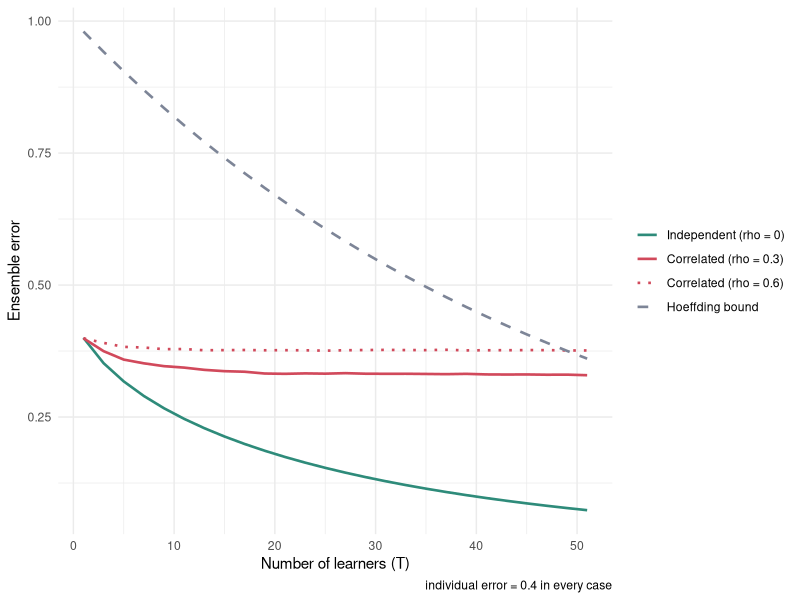
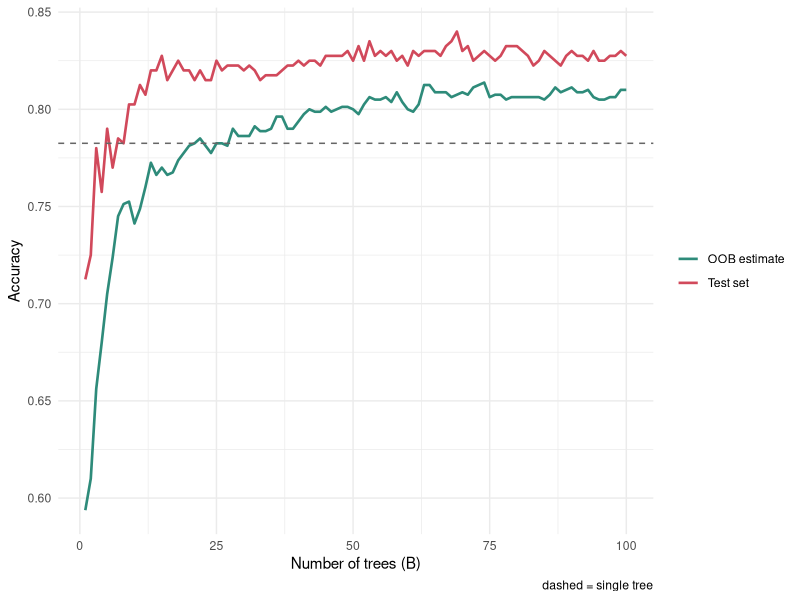
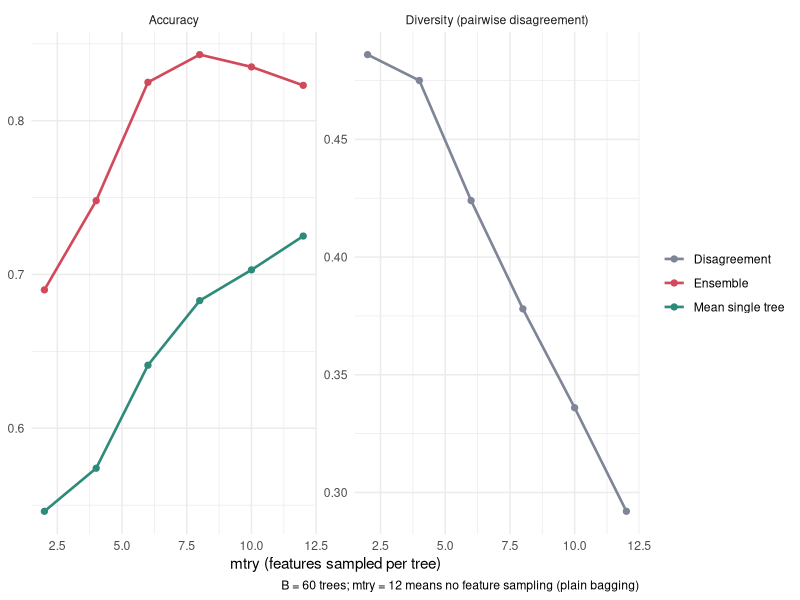
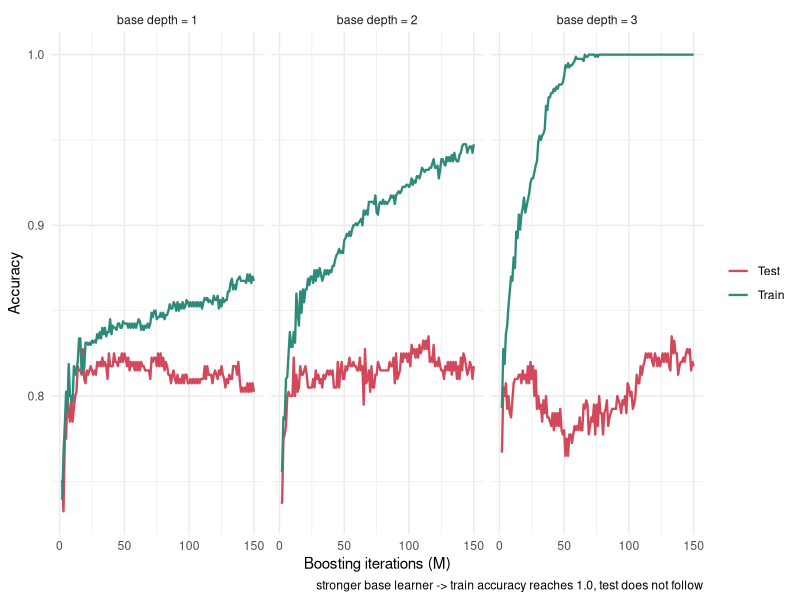
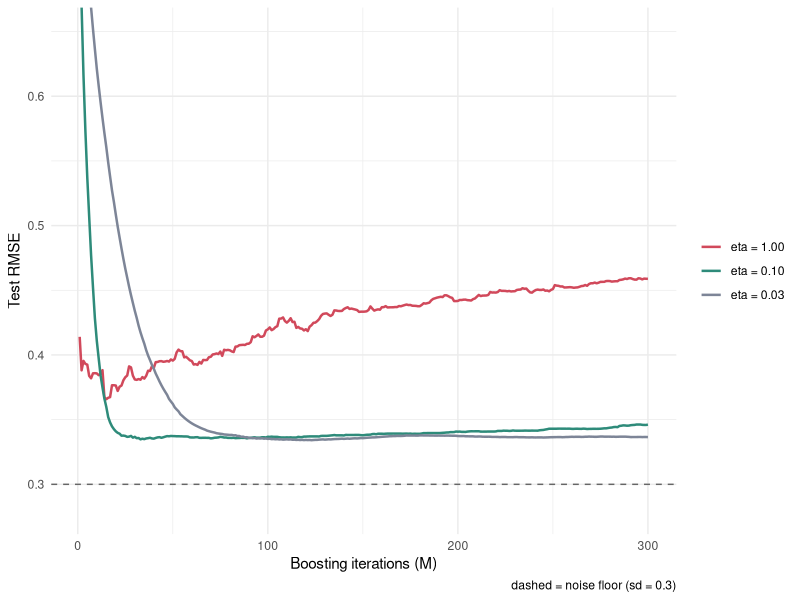

Write R code to recreate these figures, in order.
## ---- chunk 1
#| eval: true
#| fig-width: 6.5
#| fig-height: 3.6
#| message: false
library(ggplot2)

Ts <- seq(1, 51, by = 2); eps <- 0.4

# 독립일 때: 다수결이 틀릴 확률 = Binomial 꼬리확률
indep <- pbinom(floor(Ts / 2), Ts, 1 - eps)
bound <- exp(-0.5 * Ts * (1 - 2 * eps)^2)          # Hoeffding 상한

# 상관이 있을 때: 공통 성분 u를 공유하는 잠재변수로 모의실험
sim_rho <- function(T_, eps, rho, R = 20000, seed = 1) {
  set.seed(seed); thr <- qnorm(eps)
  u   <- matrix(rnorm(R), R, T_)                    # 모든 학습기가 공유하는 오차
  lat <- sqrt(rho) * u + sqrt(1 - rho) * matrix(rnorm(R * T_), R, T_)
  mean(rowSums(lat < thr) > T_ / 2)                 # 과반이 틀린 비율
}

lvl <- c("Independent (rho = 0)", "Correlated (rho = 0.3)",
         "Correlated (rho = 0.6)", "Hoeffding bound")
curves <- rbind(
  data.frame(T = Ts, error = indep,                         kind = lvl[1]),
  data.frame(T = Ts, error = sapply(Ts, sim_rho, eps, 0.3), kind = lvl[2]),
  data.frame(T = Ts, error = sapply(Ts, sim_rho, eps, 0.6), kind = lvl[3]),
  data.frame(T = Ts, error = bound,                         kind = lvl[4])
)
curves$kind <- factor(curves$kind, levels = lvl)

ggplot(curves, aes(T, error, colour = kind, linetype = kind)) +
  geom_line(linewidth = .9) +
  scale_colour_manual(values  = setNames(c("#2e8b7a", "#d1495b", "#d1495b", "#7d8597"), lvl)) +
  scale_linetype_manual(values = setNames(c(1, 1, 3, 2), lvl)) +
  labs(x = "Number of learners (T)", y = "Ensemble error",
       colour = NULL, linetype = NULL,
       caption = "individual error = 0.4 in every case") +
  theme_minimal()
## ---- chunk 2
#| eval: true
#| message: false
library(rpart)

set.seed(2026)
n <- 1200
X <- matrix(rnorm(n * 12), n)
colnames(X) <- c(paste0("x", 1:4), paste0("z", 1:8))
lp  <- 2.2*X[,1] + 1.1*X[,2] + 1.0*X[,3] + 0.9*X[,4]
dat <- as.data.frame(X)
dat$y <- factor(rbinom(n, 1, plogis(lp)), labels = c("A", "B"))

set.seed(3)
ti <- sample(n, 800); tr <- dat[ti, ]; te <- dat[-ti, ]
fe <- setdiff(names(dat), "y")
fm <- as.formula(paste("y ~", paste(fe, collapse = " + ")))
ctrl <- rpart.control(cp = 0, minsplit = 10, minbucket = 5, xval = 0)  # 깊게 키운다
## ---- chunk 3
#| eval: true
# mtry = NULL 이면 bagging, 숫자를 주면 feature도 뽑는다 (3절)
bag_fit <- function(B = 100, mtry = NULL, seed = 1) {
  set.seed(seed); N <- nrow(tr)
  trees <- vector("list", B); oob <- matrix(NA_character_, N, B)
  for (b in seq_len(B)) {
    ib <- sample(N, N, replace = TRUE)                       # 부트스트랩
    f  <- if (is.null(mtry)) fe else sample(fe, mtry)
    m  <- rpart(as.formula(paste("y ~", paste(f, collapse = " + "))),
                data = tr[ib, ], method = "class", control = ctrl)
    trees[[b]] <- m
    o <- setdiff(seq_len(N), unique(ib))                     # 이 트리의 OOB 샘플
    oob[o, b] <- as.character(predict(m, tr[o, ], type = "class"))
  }
  list(trees = trees, oob = oob)
}
vote <- function(M) apply(M, 1, function(v) {
  v <- v[!is.na(v)]
  if (!length(v)) NA_character_ else names(sort(table(v), decreasing = TRUE))[1]
})
ens_pred <- function(m, nd)
  vote(sapply(m$trees, function(t) as.character(predict(t, nd, type = "class"))))

bag <- bag_fit(B = 100)

single <- rpart(fm, data = tr, method = "class")
data.frame(
  model    = c("Single tree", "Bagging (B = 100)"),
  test_acc = round(c(mean(predict(single, te, type = "class") == te$y),
                     mean(ens_pred(bag, te) == te$y)), 3),
  oob_acc  = c("-", sprintf("%.3f", mean(vote(bag$oob) == tr$y))),
  oob_frac = c("-", sprintf("%.3f", mean(rowMeans(!is.na(bag$oob)))))
)
## ---- chunk 4
#| eval: true
#| fig-width: 6.5
#| fig-height: 3.4
# 트리를 하나씩 더할 때의 누적 정확도 (±1로 바꿔 cumsum하면 다수결과 같다)
P   <- sapply(bag$trees, function(t) ifelse(predict(t, te, type = "class") == "B", 1, -1))
cum <- t(apply(P, 1, cumsum))
O   <- ifelse(is.na(bag$oob), 0, ifelse(bag$oob == "B", 1, -1))
cumo <- t(apply(O, 1, cumsum))

curves2 <- rbind(
  data.frame(B = 1:100, acc = sapply(1:100, function(b) mean(ifelse(cum[, b]  > 0, "B", "A") == te$y)),
             kind = "Test set"),
  data.frame(B = 1:100, acc = sapply(1:100, function(b) mean(ifelse(cumo[, b] > 0, "B", "A") == tr$y)),
             kind = "OOB estimate")
)

ggplot(curves2, aes(B, acc, colour = kind)) +
  geom_line(linewidth = .9) +
  geom_hline(yintercept = mean(predict(single, te, type = "class") == te$y),
             linetype = 2, colour = "grey40") +
  scale_colour_manual(values = c("Test set" = "#d1495b", "OOB estimate" = "#2e8b7a")) +
  labs(x = "Number of trees (B)", y = "Accuracy", colour = NULL,
       caption = "dashed = single tree") +
  theme_minimal()
## ---- chunk 5
#| eval: true
mean_single <- function(m) mean(sapply(m$trees,
  function(t) mean(predict(t, te, type = "class") == te$y)))

disagreement <- function(m) {                 # 두 트리가 다르게 예측하는 비율의 평균
  P <- sapply(m$trees, function(t) as.character(predict(t, te, type = "class")))
  B <- ncol(P); s <- 0; k <- 0
  for (i in 1:(B-1)) for (j in (i+1):B) { s <- s + mean(P[, i] != P[, j]); k <- k + 1 }
  s / k
}

sweep <- do.call(rbind, lapply(c(2, 4, 6, 8, 10, 12), function(mt) {
  m <- bag_fit(B = 60, mtry = if (mt == 12) NULL else mt, seed = 7)
  data.frame(mtry         = mt,
             ensemble     = round(mean(ens_pred(m, te) == te$y), 3),
             mean_single  = round(mean_single(m), 3),
             disagreement = round(disagreement(m), 3))
}))
sweep
## ---- chunk 6
#| eval: true
#| fig-width: 8
#| fig-height: 3.4
long <- rbind(
  data.frame(mtry = sweep$mtry, value = sweep$ensemble,
             panel = "Accuracy", series = "Ensemble"),
  data.frame(mtry = sweep$mtry, value = sweep$mean_single,
             panel = "Accuracy", series = "Mean single tree"),
  data.frame(mtry = sweep$mtry, value = sweep$disagreement,
             panel = "Diversity (pairwise disagreement)", series = "Disagreement")
)

ggplot(long, aes(mtry, value, colour = series)) +
  geom_line(linewidth = .9) + geom_point(size = 1.8) +
  facet_wrap(~ panel, scales = "free_y") +
  scale_colour_manual(values = c("Ensemble" = "#d1495b",
                                 "Mean single tree" = "#2e8b7a",
                                 "Disagreement" = "#7d8597")) +
  labs(x = "mtry (features sampled per tree)", y = NULL, colour = NULL,
       caption = "B = 60 trees; mtry = 12 means no feature sampling (plain bagging)") +
  theme_minimal()
## ---- chunk 7
#| eval: true
ada_fit <- function(M = 150, depth = 2, seed = 1) {
  set.seed(seed); N <- nrow(tr); w <- rep(1/N, N)
  lev <- levels(tr$y); ys <- ifelse(tr$y == lev[2], 1, -1)
  ct  <- rpart.control(maxdepth = depth, cp = 0, minsplit = 2, minbucket = 1, xval = 0)
  dd  <- tr; mods <- vector("list", M); alpha <- numeric(M)
  for (m in seq_len(M)) {
    dd$wt <- w                                     # rpart는 weights를 data 안에서 찾는다
    h  <- rpart(fm, data = dd, weights = wt, method = "class", control = ct)
    p  <- ifelse(predict(h, dd, type = "class") == lev[2], 1, -1)
    e  <- min(max(sum(w * (p != ys)), 1e-10), 1 - 1e-10)
    a  <- 0.5 * log((1 - e) / e)
    w  <- w * exp(-a * ys * p); w <- w / sum(w)    # 틀린 샘플의 weight를 키운다
    mods[[m]] <- h; alpha[m] <- a
  }
  list(mods = mods, alpha = alpha, lev = lev)
}

# 1..M 단계까지 누적했을 때의 정확도
stage_acc <- function(m, nd) {
  ys <- ifelse(nd$y == m$lev[2], 1, -1); S <- rep(0, nrow(nd))
  sapply(seq_along(m$alpha), function(i) {
    S <<- S + m$alpha[i] * ifelse(predict(m$mods[[i]], nd, type = "class") == m$lev[2], 1, -1)
    mean(sign(S) == ys)
  })
}

ada <- lapply(1:3, function(dp) ada_fit(M = 150, depth = dp))
do.call(rbind, lapply(1:3, function(i) {
  trc <- stage_acc(ada[[i]], tr); tec <- stage_acc(ada[[i]], te)
  data.frame(base_depth = i, train_acc = round(tail(trc, 1), 3),
             test_acc   = round(tail(tec, 1), 3),
             best_test  = round(max(tec), 3), best_M = which.max(tec))
}))
## ---- chunk 8
#| eval: true
#| fig-width: 8
#| fig-height: 3.2
ada_long <- do.call(rbind, lapply(1:3, function(i) rbind(
  data.frame(M = 1:150, acc = stage_acc(ada[[i]], tr), set = "Train",
             panel = paste0("base depth = ", i)),
  data.frame(M = 1:150, acc = stage_acc(ada[[i]], te), set = "Test",
             panel = paste0("base depth = ", i))
)))

ggplot(ada_long, aes(M, acc, colour = set)) +
  geom_line(linewidth = .8) +
  facet_wrap(~ panel) +
  scale_colour_manual(values = c(Train = "#2e8b7a", Test = "#d1495b")) +
  labs(x = "Boosting iterations (M)", y = "Accuracy", colour = NULL,
       caption = "stronger base learner -> train accuracy reaches 1.0, test does not follow") +
  theme_minimal()
## ---- chunk 9
#| eval: true
#| fig-width: 6.5
#| fig-height: 3.4
set.seed(3)
nx  <- 400
gx  <- sort(runif(nx, 0, 6)); gy <- sin(gx) + 0.4*cos(3*gx) + rnorm(nx, 0, .3)
gi  <- sample(nx, 260)
gtr <- data.frame(x = gx[gi],  y = gy[gi])
gte <- data.frame(x = gx[-gi], y = gy[-gi])

gb_fit <- function(dtr, M = 300, eta = 0.1, depth = 2) {
  f0 <- mean(dtr$y); f <- rep(f0, nrow(dtr)); mods <- vector("list", M)
  ct <- rpart.control(maxdepth = depth, cp = 0, minsplit = 10, xval = 0)
  for (m in seq_len(M)) {
    r  <- dtr$y - f                                        # 잔차 = 음의 gradient
    h  <- rpart(r ~ x, data = data.frame(x = dtr$x, r = r),
                method = "anova", control = ct)
    f  <- f + eta * predict(h)
    mods[[m]] <- h
  }
  list(f0 = f0, mods = mods, eta = eta)
}

gb_curve <- function(g, nd) {                    # M = 1..300 에서의 test RMSE
  P <- sapply(g$mods, function(h) predict(h, data.frame(x = nd$x)))
  cumfit <- g$f0 + g$eta * t(apply(P, 1, cumsum))
  sqrt(colMeans((cumfit - nd$y)^2))
}

gb_long <- do.call(rbind, lapply(c(1.0, 0.1, 0.03), function(e) {
  g <- gb_fit(gtr, M = 300, eta = e)
  data.frame(M = 1:300, rmse = gb_curve(g, gte), eta = sprintf("eta = %.2f", e))
}))
gb_long$eta <- factor(gb_long$eta, levels = c("eta = 1.00", "eta = 0.10", "eta = 0.03"))

ggplot(gb_long, aes(M, rmse, colour = eta)) +
  geom_line(linewidth = .85) +
  scale_colour_manual(values = c("eta = 1.00" = "#d1495b",
                                 "eta = 0.10" = "#2e8b7a",
                                 "eta = 0.03" = "#7d8597")) +
  geom_hline(yintercept = 0.3, linetype = 2, colour = "grey40") +
  coord_cartesian(ylim = c(0.28, 0.65)) +
  labs(x = "Boosting iterations (M)", y = "Test RMSE", colour = NULL,
       caption = "dashed = noise floor (sd = 0.3)") +
  theme_minimal()
## ---- chunk 10
#| eval: true
#| message: false
library(class)

base_pred <- function(train_, nd) {
  g  <- glm(fm, data = train_, family = binomial)
  t_ <- rpart(fm, data = train_, method = "class")
  s  <- scale(train_[fe])
  k  <- knn(s, scale(nd[fe], attr(s, "scaled:center"), attr(s, "scaled:scale")),
            train_$y, k = 25, prob = TRUE)
  pk <- attr(k, "prob")                          # 다수 class의 득표율
  data.frame(glm  = predict(g, nd, type = "response"),
             tree = predict(t_, nd, type = "prob")[, "B"],
             knn  = ifelse(k == "B", pk, 1 - pk))
}

set.seed(9)
folds <- sample(rep(1:5, length.out = nrow(tr)))
oof   <- base_pred(tr, tr)                       # 형태만 잡아두고 fold별로 덮어쓴다
for (k in 1:5) oof[folds == k, ] <- base_pred(tr[folds != k, ], tr[folds == k, ])
oof$y <- tr$y

meta    <- glm(y ~ glm + tree + knn, data = oof, family = binomial)
te_base <- base_pred(tr, te)
a       <- function(p) round(mean(ifelse(p > 0.5, "B", "A") == te$y), 3)

data.frame(
  model    = c("Logistic", "Tree", "kNN (k = 25)", "Simple average", "Stacking (glm meta)"),
  test_acc = c(a(te_base$glm), a(te_base$tree), a(te_base$knn),
               a(rowMeans(te_base)), a(predict(meta, te_base, type = "response")))
)
## ---- chunk 11
#| eval: true
round(coef(meta), 3)
